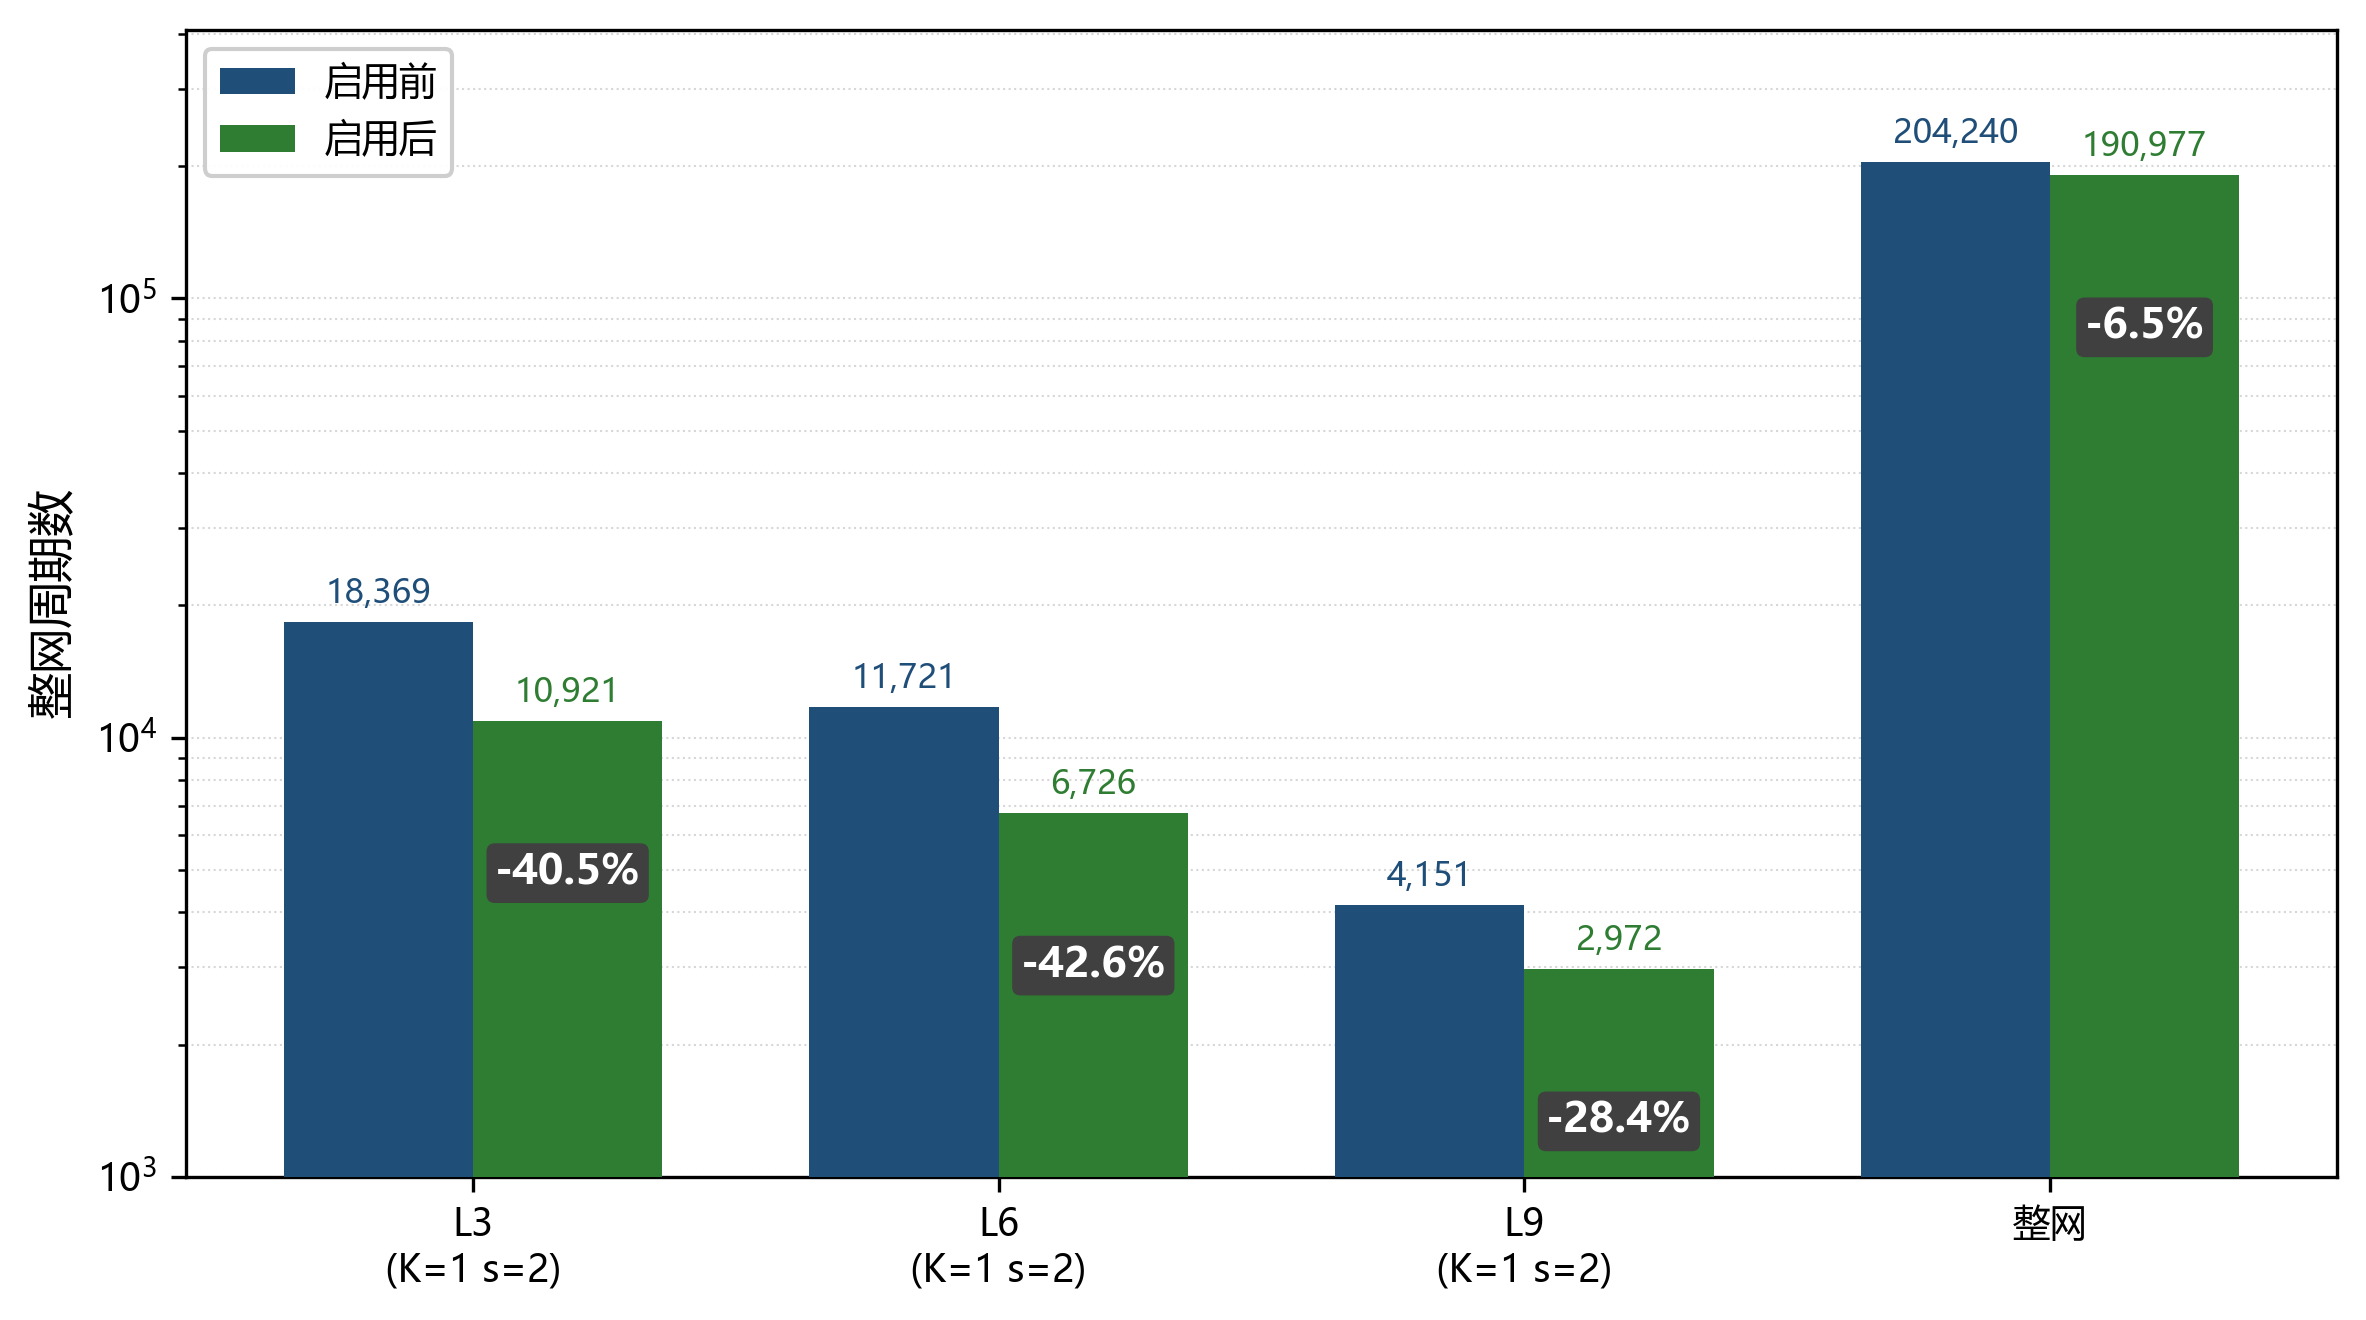

Recreate this plot in Python.
"""
图 5.10 渲染：H 步长分离对 ResNet11 N=4 SMC 降采样层周期数的影响
数据来源：paper.md §5.5.5.3 表 5.10
样式：3 层 + 整网，启用前 / 启用后 对比柱图（双柱组）
"""

import sys
from pathlib import Path
sys.path.insert(0, str(Path(__file__).parent))

import matplotlib.pyplot as plt
import numpy as np
from _style import setup_style, save_figure, COLOR_BASELINE, COLOR_IMPROVED, COLOR_ANNO

setup_style()

# 表 5.10 数据
labels    = ["L3\n(K=1 s=2)", "L6\n(K=1 s=2)", "L9\n(K=1 s=2)", "整网"]
before    = np.array([18369, 11721, 4151, 204240])
after     = np.array([10921,  6726, 2972, 190977])
reduction = np.array([-40.5, -42.6, -28.4, -6.5])  # 减幅 %

x = np.arange(len(labels))
w = 0.36

fig, ax1 = plt.subplots(figsize=(8.0, 4.5))

bars_b = ax1.bar(x - w/2, before, w, color=COLOR_BASELINE, label="启用前", zorder=3)
bars_a = ax1.bar(x + w/2, after,  w, color=COLOR_IMPROVED, label="启用后", zorder=3)

# 柱顶标注：整网周期数
for bar, v in zip(bars_b, before):
    ax1.text(bar.get_x() + bar.get_width()/2, bar.get_height() * 1.06,
             f"{v:,}", ha="center", va="bottom", fontsize=8, color=COLOR_BASELINE)
for bar, v in zip(bars_a, after):
    ax1.text(bar.get_x() + bar.get_width()/2, bar.get_height() * 1.06,
             f"{v:,}", ha="center", va="bottom", fontsize=8, color=COLOR_IMPROVED)

# 减幅注记 — 标在 启用后 柱中部偏上（不放 x 轴下方避免布局拉长）
for xi, r, av in zip(x, reduction, after):
    ax1.text(xi + w/2, av * 0.45, f"{r:+.1f}%",
             ha="center", va="center",
             fontsize=10, fontweight="bold", color="white",
             bbox=dict(boxstyle="round,pad=0.2", facecolor=COLOR_ANNO, edgecolor="none"))

ax1.set_xticks(x)
ax1.set_xticklabels(labels, fontsize=9)
ax1.set_ylabel("整网周期数")
ax1.set_yscale("log")
ax1.set_ylim(1000, max(before) * 2.0)
ax1.grid(True, axis="y", which="both", linestyle=":", linewidth=0.5, alpha=0.5)
ax1.legend(loc="upper left", framealpha=0.95)

plt.tight_layout()
save_figure(fig, "fig5-10-h-stride-separation", Path(__file__).parent)
